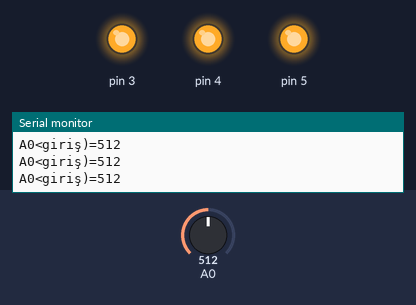
A sketch run on a simulated Arduino Uno, built with avr-gcc and run on an emulated ATmega328P. Parts: output pins drawn as LEDs (lit = HIGH), the last lines printed to the serial monitor. The test bench sets the inputs (shaded band); at power-on: A0 = 512.

Above: at 1.2 s.
1.3 s: A0 set to 72
4.3 s: A0 set to 61
At 4.8 s:
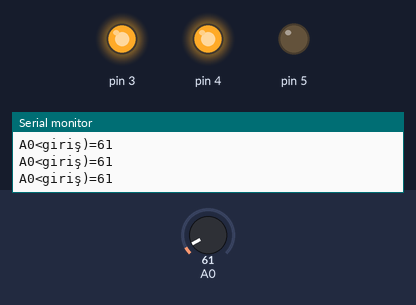
5.8 s: A0 set to 32
8.8 s: A0 set to 26
At 9.2 s:
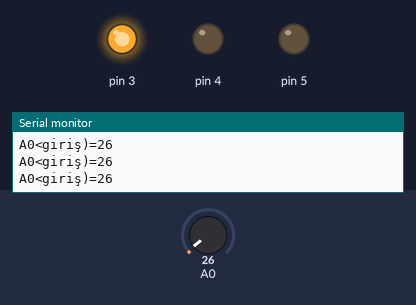
10.3 s: A0 set to 75
At 10.8 s:
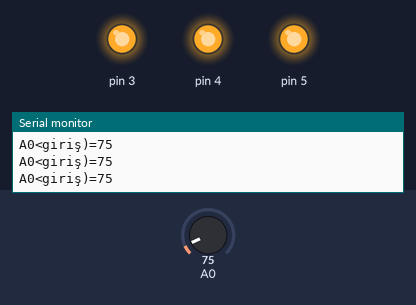
11.8 s: A0 set to 55
At 13.1 s:
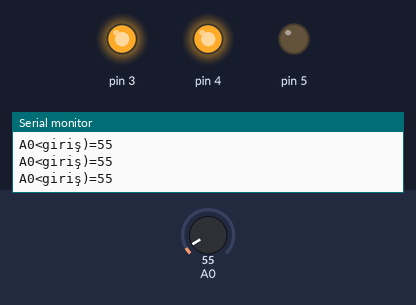
Timing chart, 0 to 14.8 s (numbered marks = the images above; inputs shaded):
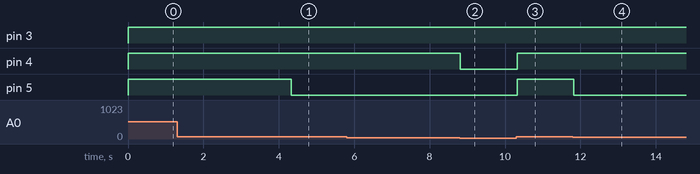

Measured:
- the behaviour switches between 65 and 64 on A0 (found by bisection; images 0 and 1)
- the behaviour switches between 30 and 29 on A0 (found by bisection; images 1 and 2)
- after the input at 4.3 s, pin 5: HIGH → LOW at once
- after the input at 8.8 s, pin 4: HIGH → LOW at once
- after the input at 10.3 s, pin 4, pin 5: LOW → HIGH at once
- after the input at 11.8 s, pin 5: HIGH → LOW at once

The sketch:

3isikli.devre.ino
```cpp
void setup() {
 pinMode(A0,INPUT);
 pinMode(3,OUTPUT);
 pinMode(4,OUTPUT);
 pinMode(5,OUTPUT);
 Serial.begin(9600);
}

void loop() {
  int LDR=analogRead(A0);
  Serial.print("A0<giriş)=");
  Serial.println(LDR);
  if(LDR<30){
    digitalWrite(3,1);
    digitalWrite(4,0);
    digitalWrite(5,0);
  }
  else if(LDR<65){
    digitalWrite(3,1);
    digitalWrite(4,1);
    digitalWrite(5,0);
  }
  else{
    digitalWrite(3,1);
    digitalWrite(4,1);
    digitalWrite(5,1);
  }

}
```
